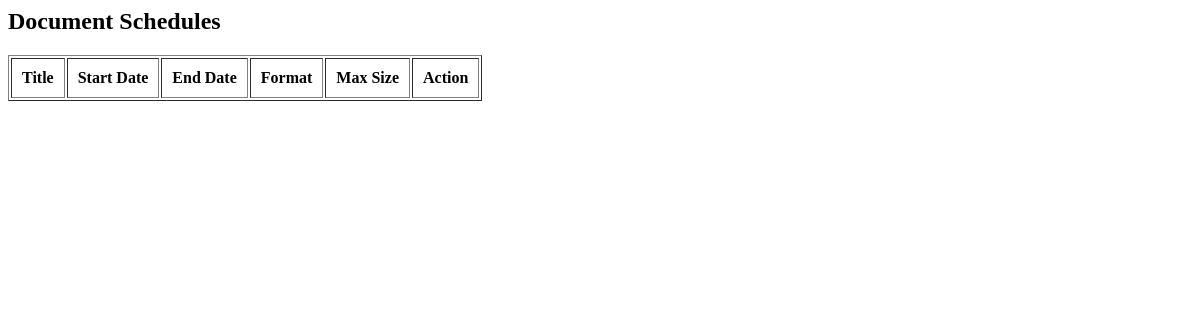
Page /faculty/documents/ on the earlier database version.
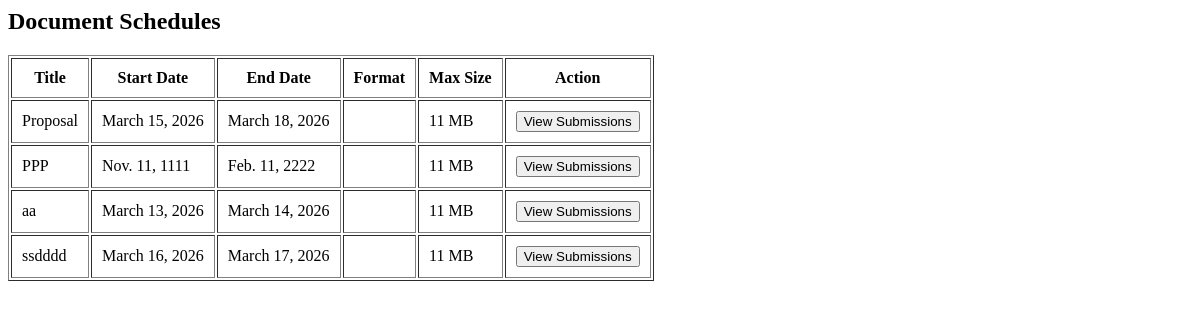
Same page on the later database version.
### Admin/models.py (models this page shows, shortened)
class DocumentSchedule(models.Model):
    title = models.CharField(max_length=200)
    description = models.TextField()
    start_date = models.DateField()
    end_date = models.DateField()
    file_format = models.CharField(max_length=50)
    max_size = models.IntegerField()  # size in MB
    created_at = models.DateTimeField(auto_now_add=True)

### faculty/views.py (the view)
# urls.py: path('documents/', views.document_schedule_list, name='document_schedules'),
def document_schedule_list(request):
    schedules = DocumentSchedule.objects.all()
    return render(request,'faculty/document_schedules.html',{
        'schedules': schedules
    })

### faculty/templates/faculty/document_schedules.html
<h2>Document Schedules</h2>
<table border="1" cellpadding="10">
  <tr>
    <th>Title</th>
    <th>Start Date</th>
    <th>End Date</th>
    <th>Format</th>
    <th>Max Size</th>
    <th>Action</th>
  </tr>
  {% for s in schedules %}
  <tr>
    <td>{{ s.title }}</td>
    <td>{{ s.start_date }}</td>
    <td>{{ s.end_date }}</td>
    <td>{{ s.format }}</td>
    <td>{{ s.max_size }} MB</td>
    <td>
      <a href="{% url 'faculty:schedule_submissions' s.id %}">
        <button>View Submissions</button>
      </a>
    </td>
  </tr>
  {% endfor %}
</table>

Differences in the rows shown:
added DocumentSchedule: title "Proposal", start_date "March 15, 2026", end_date "March 18, 2026", max_size "11"
added DocumentSchedule: title "PPP", start_date "Nov. 11, 1111", end_date "Feb. 11, 2222", max_size "11"
added DocumentSchedule: title "aa", start_date "March 13, 2026", end_date "March 14, 2026", max_size "11"
added DocumentSchedule: title "ssdddd", start_date "March 16, 2026", end_date "March 17, 2026", max_size "11"
